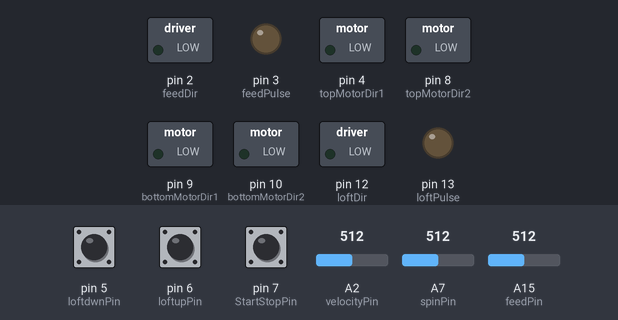
The sketch below on a simulated Arduino Mega 2560, built with avr-gcc and run on an emulated ATmega2560. On the bench: switched loads named in the sketch (green lamp = pin HIGH), output pins drawn as LEDs (lit = HIGH). The test bench sets the inputs (shaded band); at power-on: pin 7 (StartStopPin) HIGH, pin 5 (loftdwnPin) HIGH, pin 6 (loftupPin) HIGH, A2 (velocityPin) = 512, A7 (spinPin) = 512, A15 (feedPin) = 512.

Above: at 1.2 s.
1.3 s: pin 7 (StartStopPin) pulled LOW for 0.15 s
At 1.9 s:
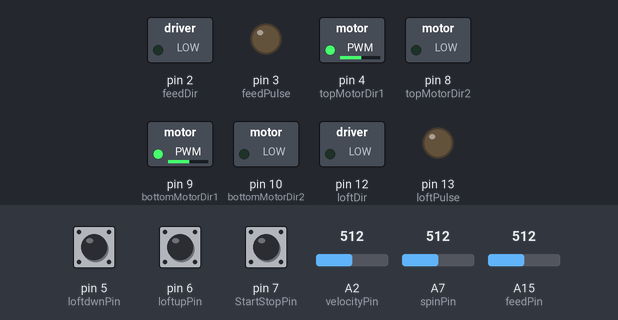
2.9 s: pin 7 (StartStopPin) pulled LOW for 1 s
At 3.2 s:
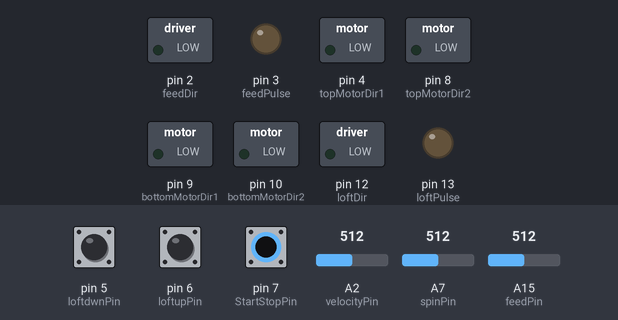
5.4 s: pin 7 (StartStopPin) pulled LOW for 3.2 s
At 6.4 s:
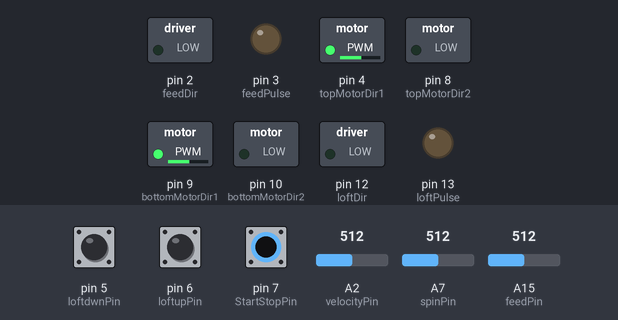
Timing chart, 0 to 8.4 s (numbered marks = the images above; inputs shaded):
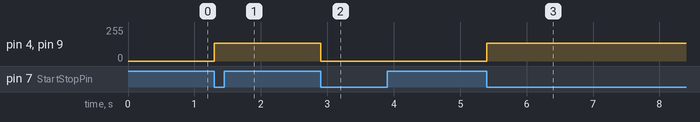

Measured:
- after the input at 1.3 s, pin 4 (topMotorDir1), pin 9 (bottomMotorDir1): 0/255 → 135/255 at once
- after the input at 2.9 s, pin 4 (topMotorDir1), pin 9 (bottomMotorDir1): 135/255 → 0/255 at once
- after the input at 5.4 s, pin 4 (topMotorDir1), pin 9 (bottomMotorDir1): 0/255 → 135/255 at once

The sketch:

PB_Machine_2.1.ino
```cpp
//potentiometer pins
int feedPin=A15; //ball feed interval potentiometer
int spinPin=A7; //ball spin potentiometer
int velocityPin=A2; //ball velocity potentiometer


//button pins
int StartStopPin=7; //start/stop button connects to arduino pin 7
int loftupPin=6; //loft up button pin
int loftdwnPin=5; //loft down button pin


//hardware pins
int topMotorDir1=4; //top motor controller pin
int topMotorDir2=8; //top motor controller pin
int bottomMotorDir1=9; //bottom motor controller pin
int bottomMotorDir2=10; //bottom motor controller pin
int feedDir=2; //arduino pin 2 leads to dir+ terminal on ball feed stepper driver
int feedPulse=3; //arduino pin 3 leads to pul+ terminal on ball feed stepper driver
int loftDir=12; // arduino pin 12 leads to dir+ terminal on loft stepper driver
int loftPulse=13; // arduino pin 13 leads to pul+ terminal on loft stepper driver


//varaiables
int ballSpeed; //read value of ball speed potientiometer
int spinValue; //read value of ball spin potentiometer
int feedRate; //read value of feed rate potentiometer
unsigned long feedSpeed; //delay value that determines speed of ball feed stepper motor
unsigned long previousStep = 0; //time of previous step in millis
float topMotorSpeed; //motor speed of top motor
float bottomMotorSpeed; //motor speed of bottom motor
int topSpinMap;
int backSpinMap;
float topSpinPercent;
float backSpinPercent;
int loftupStatus; //read value from loft up button
int loftdwnStatus; //read value from loft down button
int StartStopStatus; //read value from start/stop button
int loftSpeed=30; //delay time between loft stepper pulses
unsigned long currentMillis = 0;
int pulseStatus = LOW;
int debounce=100; //delays to allow button to debounce
int pgmState=1; //a read value of 1 means the program is not running
int buttonNew; //a read value of 0 means the program is running
int buttonOld=1; //ensures that the program does not run on power up


void setup() {
  // put your setup code here, to run once:

//potentiometer pin modes here
pinMode(feedPin,INPUT);
pinMode(spinPin,INPUT);
pinMode(velocityPin,INPUT);

//button pin modes here
pinMode(StartStopPin,INPUT_PULLUP); //start stop button set as input with pullup resistor
pinMode(loftupPin,INPUT_PULLUP); //loft up button set as input with pullup resistor
pinMode(loftdwnPin,INPUT_PULLUP); //loft down button set as input with pullup resistor

//hardware signal pin modes here
pinMode(topMotorDir1,OUTPUT);
pinMode(topMotorDir2,OUTPUT);
pinMode(bottomMotorDir1,OUTPUT);
pinMode(bottomMotorDir2,OUTPUT);
pinMode(feedDir,OUTPUT);
pinMode(feedPulse,OUTPUT);
pinMode(loftDir,OUTPUT);
pinMode(loftPulse,OUTPUT);

//Start serial monitor
Serial.begin(115200);

}

void loop() {
buttonNew=digitalRead(StartStopPin);
if(buttonOld==1 && buttonNew==0){
  if(pgmState==1){
    //ENTER PROGRAM HERE


currentMillis = millis();

//reads potiometer values
ballSpeed=analogRead(velocityPin); //reads the value of the ball velocity potentiometer 0-1023
spinValue=analogRead(spinPin); //reads the value of the ball spin potentiometer 0-1023
feedRate=analogRead(feedPin); //reads the value of the ball feed potentiometer 0-1023

//reads button values
loftupStatus=digitalRead(loftupPin); //reads the status of loft up button and defines the variable
loftdwnStatus=digitalRead(loftdwnPin); //reads the status of the loft down button and defines the variable
StartStopStatus=digitalRead(StartStopPin); //reads the status of the start/stop button


//FlAT SPIN CONTROL
//No spin (flat ball) control, if spin potentiometer has no spin, then top and bottom motors should be the same speed
if (spinValue<=541 && spinValue>=481) {
  topMotorSpeed=map(ballSpeed, 0, 1023, 15, 255); //remaps top motor analog read range to analog write range with a speed minimum above zero
  bottomMotorSpeed=map(ballSpeed, 0, 1023, 15, 255); //remaps bottom motor analog read range to analog write range with a speed minimum above zero
}

//BACKSPIN CONTROL
//if spin potentiometer has backspin, then the top motor will run slower
if (spinValue<481)  {
  backSpinMap=map(spinValue, 0, 480, 70, 95);
  backSpinPercent=backSpinMap/100.; ////remaps the potentiometer values so that the bottom motor will run at 70-95 percent of the speed of the top motor
  topMotorSpeed=(ballSpeed/4.011)*backSpinPercent;
  bottomMotorSpeed=map(ballSpeed, 0, 1023, 15, 255); //remaps bottom motor analog read range to analog write range with a speed minimum above zero
}

//TOPSPIN CONTROL
//if spin potentiometer has topspin, then the bottom motor will run slower
if (spinValue>541) {
  topSpinMap=map(spinValue, 542, 1023, 95, 70);
  topSpinPercent=topSpinMap/100.; //remaps the potentiometer values so that the bottom motor will run at 70-95 percent of the speed of the top motor
  bottomMotorSpeed=(ballSpeed/4.011)*(topSpinPercent);
  topMotorSpeed=map(ballSpeed, 0, 1023, 15, 255); //remaps top motor analog read range to analog write range with a speed minimum above zero
}


//BALL VELOCITY
//sends pwm signal to ball speed dc motor controller
analogWrite(topMotorDir1,topMotorSpeed);
analogWrite(bottomMotorDir1,bottomMotorSpeed);

//LOFT UP CONTROL
//while loft up button is pushed it will execute the below commands in a continuous loop
while (loftupStatus == LOW) {
   // stepper motor/driver commands to adjust loft up
  digitalWrite(loftDir, HIGH); //High and Low sets direction of loft stepper motor
  digitalWrite(loftPulse, HIGH); //moves motor one setp
  delayMicroseconds(loftSpeed); //time between steps.  Changing this time will increase or decrease speed of motor
  digitalWrite(loftPulse, LOW); //resets stepper pulse so that the next pulse will move the stepper motor another step
  delayMicroseconds(loftSpeed); //time between steps.  Changing this time will increase or decrease speed of motor
  loftupStatus=digitalRead(loftupPin); //reads the status of loft up button and defines the variable
}

//LOFT DOWN CONTROL
//while loft down button is pushed it will execute the below commands in a continuous loop
while (loftdwnStatus == LOW) {
  // stepper motor/driver commands to adjust loft down
  digitalWrite(loftDir, LOW); //High and Low sets direction of loft stepper motor
  digitalWrite(loftPulse, HIGH); //moves motor one step
  delayMicroseconds(loftSpeed); //time between steps.  Changing this time will increase or decrease speed of motor
  digitalWrite(loftPulse, LOW); //resets stepper pulse so that the next pulse will move the stepper motor another step
  delayMicroseconds(loftSpeed); //time between steps.  Changing this time will increase or decrease speed of motor
  loftdwnStatus=digitalRead(loftdwnPin); //reads the status of the loft down button and defines the variable
}

//BALL FEED CONTROL
feedSpeed=map(feedRate, 0, 1023, 40, 1600);
digitalWrite(feedDir, LOW); //High and Low sets direction of loft stepper motor
digitalWrite(feedPulse,pulseStatus);

digitalWrite(feedDir, LOW); //High and Low sets direction of loft stepper motor
digitalWrite(feedPulse,HIGH);
delayMicroseconds(feedSpeed);
digitalWrite(feedPulse,LOW);
delayMicroseconds(feedSpeed);

    pgmState=0; //changes program state
  }
  else{
    pgmState=1;
    analogWrite(topMotorDir1,0);
    analogWrite(bottomMotorDir1,0);
  }

}
buttonOld=buttonNew;
delay(debounce);

}
```
